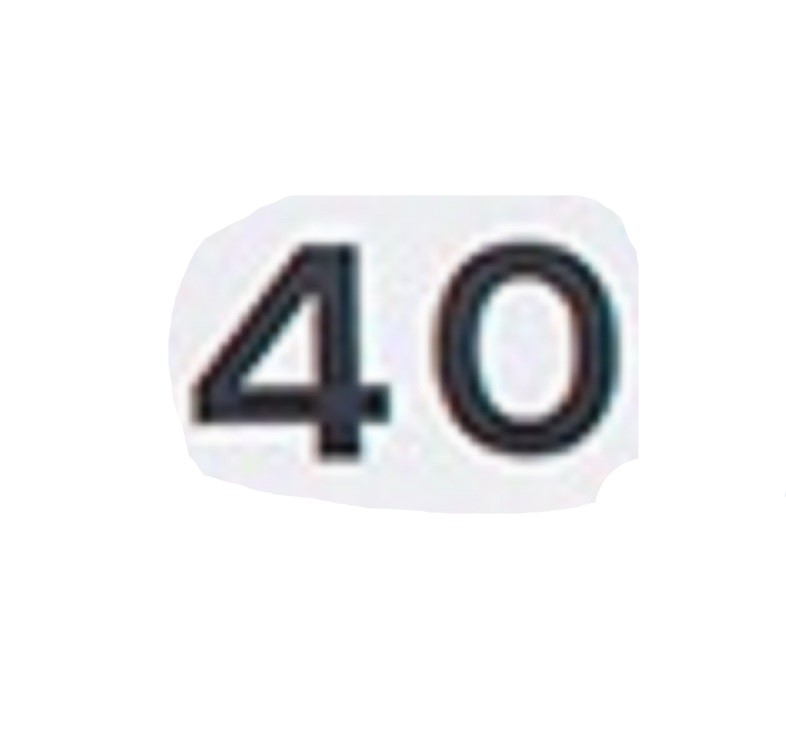
#> input picture test2.jpg, 786 x 740 px, given in place of 00214.jpg, which was not available
$ python ocr_test.py
#> lines starting #> are read from the running program, lines starting #| are printed output that depends on the picture; after the words box and inside, x2 and y2 are one past the last pixel; in counts of white or black regions, pixels touching at a corner belong together; pictures that were not available may be replaced by others from this repository, and a replacement may not be noted
import cv2
from PIL import Image
import pytesseract
import numpy as np
import re

pytesseract.pytesseract.tesseract_cmd = r'C:\Program Files\Tesseract-OCR\tesseract.exe'

FILEPATH = './test6.jpg' # "./yolov5/runs/detect/exp5/crops/mandatory/00214.jpg"

FILEPATH = "./yolov5/runs/detect/exp5/crops/other/00214.jpg"

image_obj = Image.open(FILEPATH)
#> image_obj is the input picture: PIL image 786x740 RGB; mean R, G, B 237.5, 237.7, 238.7

img = cv2.imread(FILEPATH)

cv2.imshow("img", img)


gray = cv2.cvtColor(img, cv2.COLOR_BGR2GRAY)

#threshold the image
_, bw = cv2.threshold(gray, 0.0, 255.0, cv2.THRESH_BINARY_INV | cv2.THRESH_OTSU)
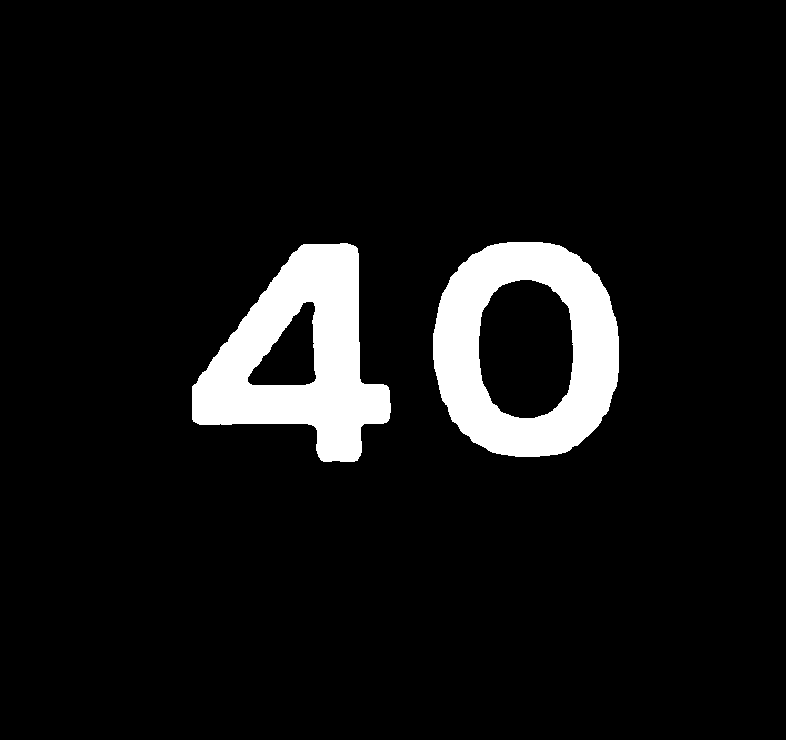
#> bw: shape (740, 786); 7.6% white; 2 white regions, box (x1, y1, x2, y2) and area: (433, 242, 619, 457) 22064, (192, 243, 391, 462) 22034

# get horizontal mask of large size since text are horizontal components
kernel = cv2.getStructuringElement(cv2.MORPH_RECT, (20, 1))
connected = cv2.morphologyEx(bw, cv2.MORPH_CLOSE, kernel)
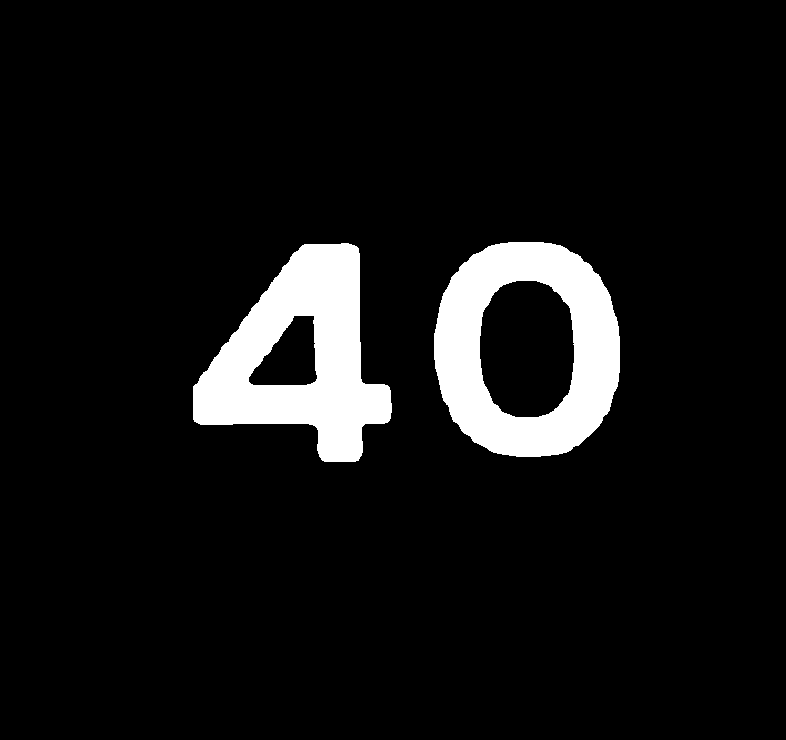
#> connected: shape (740, 786); 7.6% white; 2 white regions

# find all the contours
contours, hierarchy,=cv2.findContours(connected.copy(),cv2.RETR_EXTERNAL, cv2.CHAIN_APPROX_NONE)
#> contours = 2 contours; box (x1, y1, x2, y2) and area: (434, 242, 620, 457) 32522, (193, 243, 392, 462) 24936
#Segment the text lines
counter=0
array_of_texts=[]
for idx in range(len(contours)):
    x, y, w, h = cv2.boundingRect(contours[idx])
    cropped_image = image_obj.crop((x-10, y, x+w+10, y+h ))
#> (the run stopped early here; a loop or call above may not have finished)
